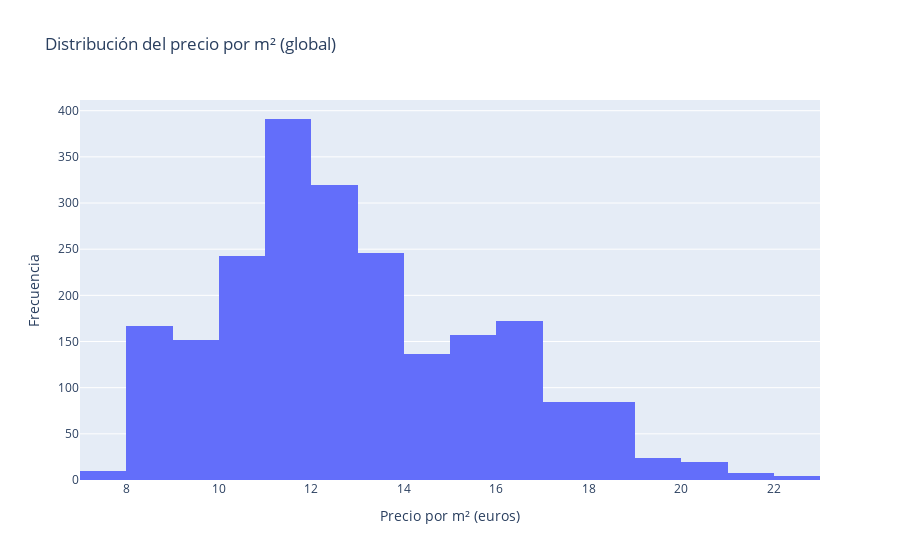

Notebook cell for this chart:
### Code cell
# 2. Distribución del precio por m2 (global)
fig = px.histogram(df, x='m2_price', nbins=30, title="Distribución del precio por m² (global)")
fig.update_layout(xaxis_title="Precio por m² (euros)", yaxis_title="Frecuencia")
fig.show()

### Figure 1 — Plotly figure (JSON) as saved in the notebook; plotly's stock layout.template omitted (floating-point values rounded to 4 significant figures; data arrays with more than 128 entries replaced by an {"elided": "..."} marker saying what was removed)
{"data": [{"alignmentgroup": "True", "bingroup": "x", "hovertemplate": "m2_price=%{x}<br>count=%{y}<extra></extra>", "legendgroup": "", "marker": {"color": "#636efa", "pattern": {"shape": ""}}, "name": "", "nbinsx": 30, "offsetgroup": "", "orientation": "v", "showlegend": false, "type": "histogram", "x": {"elided": "2218 float values"}, "xaxis": "x", "yaxis": "y"}], "layout": {"barmode": "relative", "legend": {"tracegroupgap": 0}, "title": {"text": "Distribución del precio por m² (global)"}, "xaxis": {"anchor": "y", "domain": [0, 1], "title": {"text": "Precio por m² (euros)"}}, "yaxis": {"anchor": "x", "domain": [0, 1], "title": {"text": "Frecuencia"}}}}
